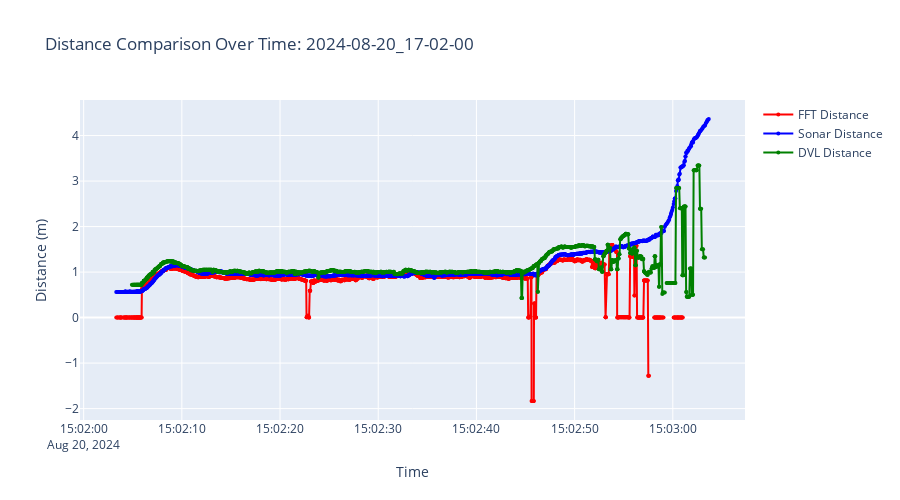
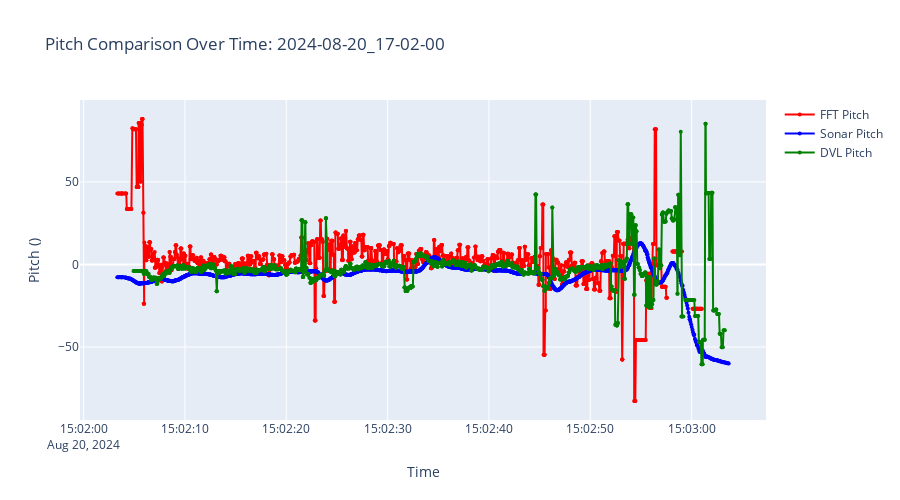

Notebook source saved alongside these figures, in order:
### Markdown cell above
## 6. Distance and Pitch Comparison Plots

### Code cell
# Display comparison plots
if three_sync_df is not None and not three_sync_df.empty and figs:
    print("=== DISPLAYING COMPARISON PLOTS ===\n")
    
    # Display all generated plots
    for name, fig in figs.items():
        if fig is not None:
            print(f"Displaying {name.replace('_', ' ').title()}...")
            try:
                fig.show()
                
                # Save plots
                save_path = PLOTS_DIR / f"{TARGET_BAG}_{name}.html"
                fig.write_html(str(save_path))
                print(f"  ✓ Saved: {save_path.name}\n")
            except Exception as e:
                print(f"  ✗ Warning: Could not display/save - {e}\n")
    
    print("✓ All plots displayed and saved")
else:
    print("✗ No synchronized data or plots available")
    print("  This usually means:")
    print("  - Timestamps don't overlap between systems")
    print("  - Data quality issues")
    print("  - Missing required columns in datasets")

### Figure 1 — Plotly figure (JSON) as saved in the notebook; plotly's stock layout.template omitted (floating-point values rounded to 4 significant figures; data arrays with more than 128 entries replaced by an {"elided": "..."} marker saying what was removed)
{"data": [{"line": {"color": "red", "width": 2}, "marker": {"size": 4}, "mode": "lines+markers", "name": "FFT Distance", "type": "scatter", "x": {"elided": "1851 str values"}, "y": {"elided": "1851 float values"}}, {"line": {"color": "blue", "width": 2}, "marker": {"size": 4}, "mode": "lines+markers", "name": "Sonar Distance", "type": "scatter", "x": {"elided": "1851 str values"}, "y": {"elided": "1851 float values"}}, {"line": {"color": "green", "width": 2}, "marker": {"size": 4}, "mode": "lines+markers", "name": "DVL Distance", "type": "scatter", "x": {"elided": "1851 str values"}, "y": {"elided": "1851 float values"}}], "layout": {"height": 500, "showlegend": true, "title": {"text": "Distance Comparison Over Time: 2024-08-20_17-02-00"}, "xaxis": {"title": {"text": "Time"}}, "yaxis": {"title": {"text": "Distance (m)"}}}}

### Figure 2 — Plotly figure (JSON) as saved in the notebook; plotly's stock layout.template omitted (floating-point values rounded to 4 significant figures; data arrays with more than 128 entries replaced by an {"elided": "..."} marker saying what was removed)
{"data": [{"line": {"color": "red", "width": 2}, "marker": {"size": 4}, "mode": "lines+markers", "name": "FFT Pitch", "type": "scatter", "x": {"elided": "1851 str values"}, "y": {"elided": "1851 float values"}}, {"line": {"color": "blue", "width": 2}, "marker": {"size": 4}, "mode": "lines+markers", "name": "Sonar Pitch", "type": "scatter", "x": {"elided": "1851 str values"}, "y": {"elided": "1851 float values"}}, {"line": {"color": "green", "width": 2}, "marker": {"size": 4}, "mode": "lines+markers", "name": "DVL Pitch", "type": "scatter", "x": {"elided": "1851 str values"}, "y": {"elided": "1851 float values"}}], "layout": {"height": 500, "showlegend": true, "title": {"text": "Pitch Comparison Over Time: 2024-08-20_17-02-00"}, "xaxis": {"title": {"text": "Time"}}, "yaxis": {"title": {"text": "Pitch ()"}}}}
